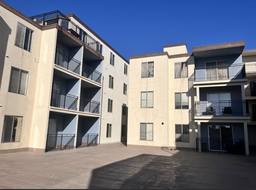
#> input picture 3/left.png, 256 x 190 px, shrunk from 1610 x 1192 before the run
$ jupyter execute proj_3b.ipynb
#> lines starting #> are read from the running program, lines starting #| are printed output that depends on the picture; after the words box and inside, x2 and y2 are one past the last pixel; in counts of white or black regions, pixels touching at a corner belong together
[cell 1]
import cv2
import numpy as np
import matplotlib.pyplot as plt
from skimage.feature import corner_harris, peak_local_max

B.1

[cell 2]
# skeleton code
def get_harris_corners(im, edge_discard=20, min_distance = 1):
    """
    This function takes a b&w image and an optional amount to discard
    on the edge (default is 5 pixels), and finds all harris corners
    in the image. Harris corners near the edge are discarded and the
    coordinates of the remaining corners are returned. A 2d array (h)
    containing the h value of every pixel is also returned.

    h is the same shape as the original image, im.
    coords is 2 x n (ys, xs).
    """

    assert edge_discard >= 20

    # find harris corners
    h = corner_harris(im, method='eps', sigma=1)
    coords = peak_local_max(h, min_distance=min_distance)

    # discard points on edge
    edge = edge_discard  # pixels
    mask = (coords[:, 0] > edge) & \
           (coords[:, 0] < im.shape[0] - edge) & \
           (coords[:, 1] > edge) & \
           (coords[:, 1] < im.shape[1] - edge)
    coords = coords[mask]
    return h, coords


def anms(coords, corner_strengths, num_points=250, c_robust=0.9):
    r = np.full(len(coords), float("inf"))
    for i in range(len(coords)):
        stronger = np.where(corner_strengths > c_robust * corner_strengths[i])[0]
        if len(stronger) > 0:
            dists = np.sqrt(np.sum((coords[i] - coords[stronger])**2, axis=1))
            r[i] = np.min(dists)
    if len(coords) > num_points:
        best_indices = np.argsort(r)[-num_points:]
    else:
        best_indices = np.arange(len(coords))

    return coords[best_indices], r[best_indices]

[cell 3]
im1_gray = cv2.imread('../left.png', cv2.IMREAD_GRAYSCALE)
#> im1_gray: shape (190, 256); min 0, max 252, mean 121.6
im1_color = cv2.imread('../left.png', cv2.IMREAD_COLOR)
#> im1_color is the input picture: shape (190, 256, 3); mean B, G, R 133, 121.6, 119
im1_color = cv2.cvtColor(im1_color, cv2.COLOR_BGR2RGB)
im1 = im1_gray.astype(float) / 255.0
h1, coords1 = get_harris_corners(im1, min_distance=20)
#> in get_harris_corners, `coords = peak_local_max(h, min_distance=min_distance)`: coords = 15 rows, first 8: [87, 199], [122, 200], [79, 78], [115, 75], [123, 162], [111, 50], [63, 128], [69, 54]
#> in get_harris_corners, `mask = (coords[:, 0] > edge) & \ (coords[:, 0] < im.shape[0] - edge) &..`: mask = [True, True, True, True, True, True, True, True, True, True, True, True, True, True, True]
#> coords1 has the same summary as coords in get_harris_corners
corner_strengths1 = h1[coords1[:, 0], coords1[:, 1]]
#> corner_strengths1 = [2.71, 2.3, 2.08, 1.98, 1.95, 1.92, 1.82, 1.77, 1.72, 1.72, 1.66, 1.42, 1.29, 1.25, 1.03]
plt.figure(figsize=(8, 8))
plt.imshow(im1_color)
plt.scatter(coords1[:, 1], coords1[:, 0], s=5, c='r')
plt.title("Harris Corners Image 1")
plt.axis('off')
plt.show()
anms_coords1, anms_r1 = anms(coords1, corner_strengths1, num_points=200)
#> in anms, `r = np.full(len(coords), float("inf"))`: r = [inf, inf, inf, inf, inf, inf, inf, inf, inf, inf, inf, inf, inf, inf, inf]
#> the loop in anms, `for i in range(len(coords)):` made 15 passes
#> (stronger, dists) on passes 1 to 6: ([0], [0]), ([0, 1, 2], [35.01, 0, 129.4]), ([0, 1, 2, 3, 4, 5], [121.3, 129.4, 0, 36.12, 94.83, 42.52]), ([0, 1, 2, 3, 4, 5, 6], [127.1, 125.2, 36.12, 0, 87.37, 25.32, 74.25]), ([0, 1, 2, 3, 4, 5, 6, 7], [51.62, 38.01, 94.83, 87.37, 0, 112.6, 68.96, 120.7]), ([0, 1, 2, 3, 4, 5, 6, 7], [150.9, 150.4, 42.52, 25.32, 112.6, 0, 91.59, 42.19])
#> stronger on passes 7 to 12: [0, 1, 2, 3, 4, 5, 6, 7, 8, 9, 10], [0, 1, 2, 3, 4, 5, 6, 7, 8, 9, 10], [0, 1, 2, 3, 4, 5, 6, 7, 8, 9, 10], [0, 1, 2, 3, 4, 5, 6, 7, 8, 9, 10], [0, 1, 2, 3, 4, 5, 6, 7, 8, 9, 10], [0, 1, 2, 3, 4, 5, 6, 7, 8, 9, 10, 11, 12]
#> after the loop in anms, `for i in range(len(coords)):`: r = [0, 0, 0, 0, 0, 0, 0, 0, 0, 0, 0, 0, 0, 0, 0]
#> in anms, `best_indices = np.arange(len(coords))`: best_indices = [0, 1, 2, 3, 4, 5, 6, 7, 8, 9, 10, 11, 12, 13, 14]
#> anms_coords1 has the same summary as coords in get_harris_corners; anms_r1 = [0, 0, 0, 0, 0, 0, 0, 0, 0, 0, 0, 0, 0, 0, 0]
plt.figure(figsize=(8, 8))
plt.imshow(im1_color)
plt.scatter(anms_coords1[:, 1], anms_coords1[:, 0], s=5, c='lime')
plt.title("ANMS Image 1")
plt.axis('off')
plt.show()


im2_gray = cv2.imread('../middle.png', cv2.IMREAD_GRAYSCALE)
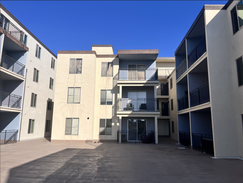
#> input picture 3/middle.png, 243 x 183 px, shrunk from 1530 x 1150 before the run
#> im2_gray: shape (183, 243); min 0, max 253, mean 115.9
im2_color = cv2.imread('../middle.png', cv2.IMREAD_COLOR)
#> im2_color is the input picture: shape (183, 243, 3); mean B, G, R 136.1, 116, 109.7
im2_color = cv2.cvtColor(im2_color, cv2.COLOR_BGR2RGB)
im2 = im2_gray.astype(float) / 255.0
h2, coords2 = get_harris_corners(im2, min_distance=20)
#> call 2 of get_harris_corners, with edge_discard = 20, min_distance = 20
#> in get_harris_corners (call 2), `h = corner_harris(im, method='eps', sigma=1)`:
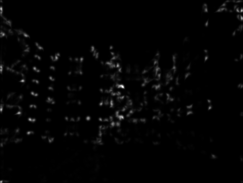
#> h: shape (183, 243) float64; min 5.91e-07, max 2.66, mean 0.0422; drawn with min black and max white
#> in get_harris_corners (call 2), `coords = peak_local_max(h, min_distance=min_distance)`: coords = 15 rows, first 8: [86, 122], [117, 122], [80, 22], [119, 30], [57, 56], [118, 88], [35, 25], [59, 81]
#> coords2 has the same summary as coords in get_harris_corners
corner_strengths2 = h2[coords2[:, 0], coords2[:, 1]]
#> corner_strengths2 = [2.66, 1.96, 1.64, 1.59, 1.47, 1.38, 1.32, 1.21, 1.11, 1.07, 0.979, 0.897, 0.558, 0.217, 0.0908]
plt.figure(figsize=(8, 8))
plt.imshow(im2_color)
plt.scatter(coords2[:, 1], coords2[:, 0], s=5, c='r')
plt.title("Harris Corners Image 2")
plt.axis('off')
plt.show()
anms_coords2, anms_r2 = anms(coords2, corner_strengths2, num_points=200)
#> the loop in anms (call 2), `for i in range(len(coords)):` made 15 passes
#> (stronger, dists) on passes 1 to 7: ([0], [0]), ([0, 1], [31, 0]), ([0, 1, 2, 3], [100.2, 106.6, 0, 39.81]), ([0, 1, 2, 3, 4], [97.74, 92.02, 39.81, 0, 67.23]), ([0, 1, 2, 3, 4, 5], [72.09, 89.2, 41.05, 67.23, 0, 68.88]), ([0, 1, 2, 3, 4, 5, 6], [46.69, 34.01, 76.16, 58.01, 68.88, 0, 104.2]), ([0, 1, 2, 3, 4, 5, 6, 7], [109.6, 127, 45.1, 84.15, 38.01, 104.2, 0, 60.93])
#> stronger on passes 9 to 14: [0, 1, 2, 3, 4, 5, 6, 7, 8, 9], [0, 1, 2, 3, 4, 5, 6, 7, 8, 9, 10], [0, 1, 2, 3, 4, 5, 6, 7, 8, 9, 10, 11], [0, 1, 2, 3, 4, 5, 6, 7, 8, 9, 10, 11], [0, 1, 2, 3, 4, 5, 6, 7, 8, 9, 10, 11, 12], [0, 1, 2, 3, 4, 5, 6, 7, 8, 9, 10, 11, 12, 13]
#> anms_coords2 has the same summary as coords in get_harris_corners; anms_r2 = [0, 0, 0, 0, 0, 0, 0, 0, 0, 0, 0, 0, 0, 0, 0]
plt.figure(figsize=(8, 8))
plt.imshow(im2_color)
plt.scatter(anms_coords2[:, 1], anms_coords2[:, 0], s=5, c='lime')
plt.title("ANMS Image 2")
plt.axis('off')
plt.show()

[cell 4]
def extract_descriptors(im, keypoints, patch_size=40, desc_size=8):
    descriptors = []
    valid_coords = []
    half_patch = patch_size // 2

    for (y, x) in keypoints:
        if (y - half_patch < 0 or y + half_patch >= im.shape[0] or
            x - half_patch < 0 or x + half_patch >= im.shape[1]):
            continue
        # 40 x 40
        patch = im[y - half_patch:y + half_patch, x - half_patch:x + half_patch]
        # 8 x 8
        small_patch = cv2.resize(patch, (desc_size, desc_size), interpolation=cv2.INTER_AREA)
        small_patch = (small_patch - small_patch.mean()) / small_patch.std()

        descriptors.append(small_patch.flatten())
        valid_coords.append([y, x])

    return np.array(descriptors), np.array(valid_coords)

descriptors1, valid_coords1 = extract_descriptors(im1_gray, anms_coords1)
#> the loop in extract_descriptors, `for (y, x) in keypoints:` made 15 passes
#> (y, x) on passes 1 to 12: (87, 199), (122, 200), (79, 78), (115, 75), (123, 162), (111, 50), (63, 128), (69, 54), (124, 107), (65, 193), (33, 78), (62, 153)
#> after the loop in extract_descriptors, `for (y, x) in keypoints:`:
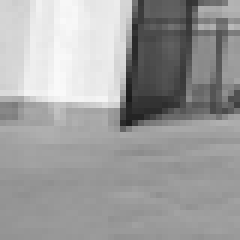
#> patch: shape (40, 40) (shown 6 times larger); min 26, max 249, mean 158.4
#> after the loop in extract_descriptors, `for (y, x) in keypoints:`: descriptors = 15 items; valid_coords = [[87, 199], [122, 200], [79, 78], [115, 75], [123, 162], [111, 50], [63, 128], [69, 54], [124, 107], [65, 193], [33, 78], [62, 153], [147, 76], [22, 45], [151, 45]]
#> valid_coords1 = 15 rows, first 8: [87, 199], [122, 200], [79, 78], [115, 75], [123, 162], [111, 50], [63, 128], [69, 54]


n_show = 8
fig, axs = plt.subplots(1, n_show, figsize=(10, 3))
for i in range(n_show):
    axs[i].imshow(descriptors1[i].reshape(8, 8), cmap='gray')
    axs[i].set_title(f"Window {i+1}")
    axs[i].axis('off')
plt.suptitle("8x8 Normalized Descriptors")
plt.show()
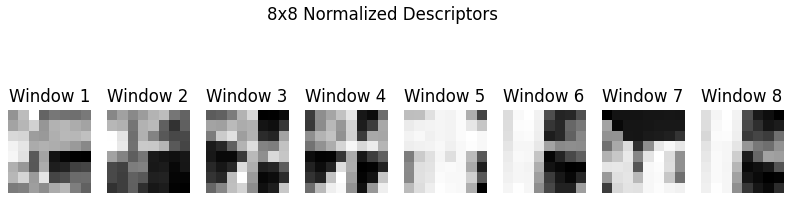
#> figure drawn by matplotlib, 8 panels

B.2

[cell 5]
def dist2(x, c):
    """
    dist2  Calculates squared distance between two sets of points.

    Description
    D = DIST2(X, C) takes two matrices of vectors and calculates the
    squared Euclidean distance between them.  Both matrices must be of
    the same column dimension.  If X has M rows and N columns, and C has
    L rows and N columns, then the result has M rows and L columns.  The
    I, Jth entry is the  squared distance from the Ith row of X to the
    Jth row of C.

    Adapted from code by Christopher M Bishop and Ian T Nabney.
    """

    ndata, dimx = x.shape
    ncenters, dimc = c.shape
    assert dimx == dimc, 'Data dimension does not match dimension of centers'

    return (np.ones((ncenters, 1)) * np.sum((x**2).T, axis=0)).T + \
            np.ones((   ndata, 1)) * np.sum((c**2).T, axis=0)    - \
            2 * np.inner(x, c)


def match_features_euclidean(descriptors1, descriptors2, thresh=0.75):
    matches = []
    dists = dist2(descriptors1, descriptors2)

    for i in range(dists.shape[0]):
        nn_idx = np.argsort(dists[i])[:2]
        d1, d2 = dists[i, nn_idx[0]], dists[i, nn_idx[1]]

        if d1 < (thresh ** 2) * d2:
            matches.append((i, nn_idx[0]))

    return matches

[cell 6]
descriptors2, valid_coords2 = extract_descriptors(im2, anms_coords2)
#> call 2 of extract_descriptors, with keypoints = array of shape (15, 2), patch_size = 40, desc_size = 8
#> the loop in extract_descriptors (call 2), `for (y, x) in keypoints:` made 15 passes
#> (y, x) on passes 1 to 12: (86, 122), (117, 122), (80, 22), (119, 30), (57, 56), (118, 88), (35, 25), (59, 81), (58, 206), (108, 209), (86, 158), (113, 188)
#> after the loop in extract_descriptors (call 2), `for (y, x) in keypoints:`:
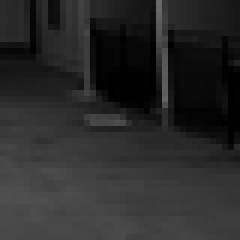
#> patch: shape (40, 40) float64 (shown 6 times larger); min 0, max 0.412, mean 0.163
#> after the loop in extract_descriptors (call 2), `for (y, x) in keypoints:`: valid_coords = [[86, 122], [117, 122], [80, 22], [119, 30], [57, 56], [118, 88], [35, 25], [59, 81], [58, 206], [108, 209], [86, 158], [113, 188], [156, 213], [143, 156], [148, 184]]
#> valid_coords2 has the same summary as coords in get_harris_corners
matches = match_features_euclidean(descriptors1, descriptors2, thresh=0.75)
#> the loop in match_features_euclidean, `for i in range(dists.shape[0]):` made 15 passes
#> (nn_idx, d1, d2) on passes 1 to 12: ([0, 1], 13.78, 48.71), ([1, 0], 4.84, 58.49), ([2, 5], 97.31, 98.76), ([5, 1], 100.7, 100.8), ([5, 3], 7.5, 59.1), ([1, 0], 49.37, 54.97), ([4, 7], 4.74, 35.93), ([1, 0], 53.61, 66.67), ([3, 5], 10.07, 64.2), ([14, 13], 36.59, 78.54), ([2, 6], 63.17, 80.1), ([7, 4], 5.47, 37.42)
#> after the loop in match_features_euclidean, `for i in range(dists.shape[0]):`: matches = [(0, 0), (1, 1), (4, 5), (6, 4), (8, 3), (9, 14), (11, 7)]

def plot_correspondences(img1, img2, coords1, coords2, matches):
    h1, w1 = img1.shape[:2]
    h2, w2 = img2.shape[:2]

    if img1.ndim == 2:
        img1 = cv2.cvtColor(img1, cv2.COLOR_GRAY2BGR)
    if img2.ndim == 2:
        img2 = cv2.cvtColor(img2, cv2.COLOR_GRAY2BGR)

    canvas = np.zeros((max(h1, h2), w1 + w2, 3), dtype=np.uint8)
    canvas[:h1, :w1] = img1
    canvas[:h2, w1:w1 + w2] = img2

    plt.figure(figsize=(12, 6))
    plt.imshow(canvas)

    for i1, i2 in matches:
        y1, x1 = coords1[i1]
        y2, x2 = coords2[i2]
        plt.plot([x1, x2 + w1], [y1, y2], 'w-')
        plt.plot(x1, y1, 'bo', markersize=3)
        plt.plot(x2 + w1, y2, 'go', markersize=3)

    plt.axis('off')
    plt.tight_layout()
    plt.show()

plot_correspondences(im1_color, im2_color, anms_coords1, anms_coords2, matches)
#> in plot_correspondences, `canvas[:h2, w1:w1 + w2] = img2`:
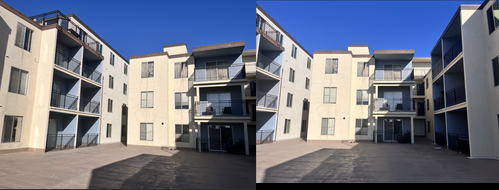
#> canvas: shape (190, 499, 3); mean R, G, B 112.5, 116.8, 132
#> the loop in plot_correspondences, `for i1, i2 in matches:` made 7 passes
#> (i1, i2, y1, x1, y2, x2) on passes 1 to 7: (0, 0, 87, 199, 86, 122), (1, 1, 122, 200, 117, 122), (4, 5, 123, 162, 118, 88), (6, 4, 63, 128, 57, 56), (8, 3, 124, 107, 119, 30), (9, 14, 65, 193, 148, 184), (11, 7, 62, 153, 59, 81)
#> in plot_correspondences, `plt.show()`:
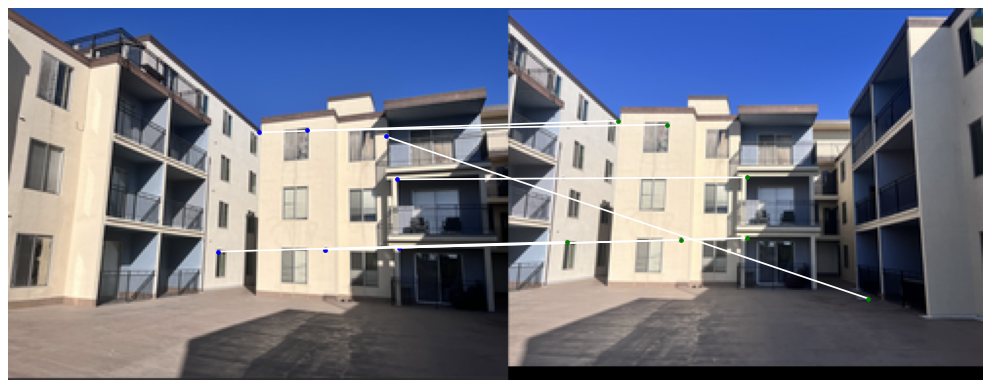
#> figure drawn by matplotlib, 1 panel

[cell 7]
def computeH(im1_pts, im2_pts):
    system = []
    for i in range(im1_pts.shape[0]):
        x, y = im1_pts[i]
        x_prime, y_prime = im2_pts[i]
        # y, x = im1_pts[i]
        # y_prime, x_prime = im2_pts[i]

        system.append([-x, -y, -1, 0, 0, 0, x * x_prime, y * x_prime, x_prime])
        system.append([0, 0, 0, -x, -y, -1, x * y_prime, y * y_prime, y_prime])

    system = np.array(system)


    _, _, out = np.linalg.svd(system)
    h = out[-1, :]
    H = h.reshape((3, 3))

    #9th entry must be 1
    H = H / H[2, 2]
    return H

[cell 8]
def ransac_homography(matches, coords1, coords2, epsilon=5.0):
    max_inliers = []

    pts1 = np.array([coords1[i] for i, _ in matches])
    pts2 = np.array([coords2[j] for _, j in matches])
    pts1 = pts1[:, ::-1]
    pts2 = pts2[:, ::-1]

    for i in range(2000):
        idx = np.random.choice(len(matches), 4, replace=False)
        p1_sample = pts1[idx]
        p2_sample = pts2[idx]

        H = computeH(p1_sample, p2_sample)

        p1_h = np.hstack([pts1, np.ones((len(pts1), 1))])
        p2_proj = (H @ p1_h.T).T
        p2_proj = p2_proj / p2_proj[:, 2][:, None]
        dists = np.linalg.norm(p2_proj[:, :2] - pts2, axis=1)

        inliers = np.where(dists < epsilon)[0]

        if len(inliers) > len(max_inliers):
            max_inliers = inliers
            best_H = H

    best_H = computeH(pts1[max_inliers], pts2[max_inliers])
    return best_H, max_inliers

[cell 9]
def warpImageBilinear(im, H, output_shape=None):
    H_inv = np.linalg.inv(H)
    h_out, w_out = output_shape if output_shape else im.shape[:2]
    if im.ndim == 3:
        channels = im.shape[2]
    else:
        channels = 1
    warped = np.zeros((h_out, w_out, channels), dtype=im.dtype)

    for y_out in range(h_out):
        for x_out in range(w_out):
            out = np.array([x_out, y_out, 1])
            in_c = H_inv @ out
            in_c /= in_c[2]

            x_in, y_in = in_c[0], in_c[1]

            if 0 <= x_in < im.shape[1] - 1 and 0 <= y_in < im.shape[0] - 1:
                x0, y0 = int(np.floor(x_in)), int(np.floor(y_in))
                x1, y1 = x0 + 1, y0 + 1
                dx, dy = x_in - x0, y_in - y0

                if channels > 1:
                    top = (1 - dx) * im[y0, x0] + dx * im[y0, x1]
                    bottom = (1 - dx) * im[y1, x0] + dx * im[y1, x1]
                else:
                    top = (1 - dx) * im[y0, x0] + dx * im[y0, x1]
                    bottom = (1 - dx) * im[y1, x0] + dx * im[y1, x1]

                interped = (1 - dy) * top + dy * bottom
                warped[y_out, x_out] = interped

    return warped.squeeze()


def warp(im, H, output_shape, offset):
    H_offset = np.array([[1, 0, -offset[0]],
                         [0, 1, -offset[1]],
                         [0, 0, 1]]) @ H

    return warpImageBilinear(im, H_offset, output_shape)


def create_alpha_mask(shape):
    h, w = shape[:2]
    y_vals = np.arange(0, h)
    x_vals = np.arange(0, w)
    y, x = np.meshgrid(y_vals, x_vals, indexing='ij')
    cx, cy = w / 2, h / 2

    dist = np.sqrt((x - cx)**2 + (y - cy)**2)
    max_dist = np.sqrt((cx)**2 + (cy)**2)

    alpha = 1 - (dist / max_dist)
    alpha = np.clip(alpha, 0, 1)
    return alpha


def blend_images(im1, im2, H):
    h1, w1 = im1.shape[:2]
    h2, w2 = im2.shape[:2]

    corners1 = np.array([[0, 0], [w1, 0], [w1, h1], [0, h1]])
    corners1 = np.hstack([corners1, np.ones((4, 1))])
    warped1 = (H @ corners1.T).T
    warped1 = warped1 / warped1[:, [2]]
    corners2 = np.array([[0, 0], [w2, 0], [w2, h2], [0, h2]])

    x_values = np.hstack([warped1[:, 0], corners2[:, 0]])
    y_values = np.hstack([warped1[:, 1], corners2[:, 1]])

    min_x = int(np.floor(x_values.min()))
    max_x = int(np.ceil(x_values.max()))
    min_y = int(np.floor(y_values.min()))
    max_y = int(np.ceil(y_values.max()))
    width = max_x - min_x
    height = max_y - min_y
    offset = (min_x, min_y)

    warped_im1 = warp(im1, H, (height, width), offset)
    alpha1 = create_alpha_mask(im1.shape)
    alpha1 = warp(np.expand_dims(alpha1, axis=2), H, (height, width), offset)
    if alpha1.ndim == 2:
        alpha1 = np.expand_dims(alpha1, axis=2)

    valid_mask1 = np.any(warped_im1 > 0, axis=2, keepdims=True).astype(np.float32)
    alpha1 *= valid_mask1


    canvas_im2 = np.zeros_like(warped_im1)
    alpha2 = create_alpha_mask(im2.shape)

    x_off, y_off = -min_x, -min_y
    canvas_im2[y_off:y_off + im2.shape[0], x_off:x_off + im2.shape[1]] = im2
    canvas_alpha2 = np.zeros((height, width, 1))
    canvas_alpha2[y_off:y_off + im2.shape[0], x_off:x_off + im2.shape[1], 0] = alpha2
    valid_mask2 = np.any(canvas_im2 > 0, axis=2, keepdims=True).astype(np.float32)
    canvas_alpha2 *= valid_mask2

    if alpha1.ndim == 2:
        alpha1 = np.expand_dims(alpha1, axis=2)
    if canvas_alpha2.ndim == 2:
        canvas_alpha2 = np.expand_dims(canvas_alpha2, axis=2)
    weighted_sum = warped_im1 * alpha1 + canvas_im2 * canvas_alpha2
    alpha_sum = alpha1 + canvas_alpha2 + 1e-6

    blended = weighted_sum / alpha_sum
    blended = np.clip(blended, 0, 255).astype(np.uint8)

    return blended

[cell 10]
H, inliers = ransac_homography(matches, valid_coords1, valid_coords2)
#> in ransac_homography, `pts1 = np.array([coords1[i] for i, _ in matches])`: pts1 = [[87, 199], [122, 200], [123, 162], [63, 128], [124, 107], [65, 193], [62, 153]]
#> in ransac_homography, `pts2 = np.array([coords2[j] for _, j in matches])`: pts2 = [[86, 122], [117, 122], [118, 88], [57, 56], [119, 30], [148, 184], [59, 81]]
#> in ransac_homography, `pts1 = pts1[:, ::-1]`: pts1 = [[199, 87], [200, 122], [162, 123], [128, 63], [107, 124], [193, 65], [153, 62]]
#> in ransac_homography, `pts2 = pts2[:, ::-1]`: pts2 = [[122, 86], [122, 117], [88, 118], [56, 57], [30, 119], [184, 148], [81, 59]]
#> the loop in ransac_homography, `for i in range(2000):` made 2000 passes
#> (idx, p1_sample, p2_sample, dists, max_inliers) on pass 1: ([6, 2, 1, 3], [[153, 62], [162, 123], [200, 122], [128, 63]], [[81, 59], [88, 118], [122, 117], [56, 57]], [1.07, 7.87e-12, 3.78e-12, 1.68e-12, 1.64, 106.6, 6.18e-12], [0, 1, 2, 3, 4, 6])
#> (idx, p1_sample, p2_sample, dists, inliers) on passes 2, 3, 5: ([1, 0, 6, 3], [[200, 122], [199, 87], [153, 62], [128, 63]], [[122, 117], [122, 86], [81, 59], [56, 57]], [7.9e-12, 1.1e-11, 1.3, 1.09e-12, 3.57, 105.6, 1.39e-12], [0, 1, 2, 3, 4, 6]), ([6, 3, 5, 1], [[153, 62], [128, 63], [193, 65], [200, 122]], [[81, 59], [56, 57], [184, 148], [122, 117]], [34.38, 3.77e-11, 30.19, 5.6e-11, 83.01, 5.68e-10, 1.09e-10], [1, 3, 5, 6]), ([2, 5, 6, 3], [[162, 123], [193, 65], [153, 62], [128, 63]], [[88, 118], [184, 148], [81, 59], [56, 57]], [45.44, 28.89, 6.68e-13, 6.7e-12, 51.47, 7.54e-11, 1.02e-11], [2, 3, 5, 6])
#> in ransac_homography, `best_H = computeH(pts1[max_inliers], pts2[max_inliers])`: best_H = [[1.54, -0.0556, -120.3], [0.299, 1.31, -45.75], [0.00251, -0.000177, 1]]
#> H has the same summary as best_H in ransac_homography; inliers = [0, 1, 2, 3, 4, 6]
pts = np.hstack([valid_coords1[:, ::-1], np.ones((len(valid_coords1), 1))])
#> pts = 15 rows, first 8: [199, 87, 1], [200, 122, 1], [78, 79, 1], [75, 115, 1], [162, 123, 1], [50, 111, 1], [128, 63, 1], [54, 69, 1]
proj = (H @ pts.T).T
#> proj = 15 rows, first 8: [181, 127.4, 1.48], [180.5, 173.4, 1.48], [-4.73, 80.79, 1.18], [-11.35, 126.9, 1.17], [122, 163.4, 1.38], [-49.58, 114.2, 1.11], [73.08, 74.83, 1.31], [-41.09, 60.55, 1.12]
proj = proj / proj[:, 2][:, None]
#> proj = 15 rows, first 8: [121.9, 85.85, 1], [121.9, 117.2, 1], [-4, 68.36, 1], [-9.71, 108.7, 1], [88.12, 118, 1], [-44.83, 103.3, 1], [55.77, 57.11, 1], [-36.58, 53.9, 1]


mosaic = blend_images(im1_color, im2_color, H)
#> in blend_images, `warped1 = (H @ corners1.T).T`: warped1 = [[-120.3, -45.75, 1], [273.5, 30.78, 1.64], [262.9, 279, 1.61], [-130.9, 202.5, 0.966]]
#> in blend_images, `warped1 = warped1 / warped1[:, [2]]`: warped1 = [[-120.3, -45.75, 1], [166.5, 18.73, 1], [163.4, 173.4, 1], [-135.5, 209.6, 1]]
#> in blend_images, `x_values = np.hstack([warped1[:, 0], corners2[:, 0]])`: x_values = [-120.3, 166.5, 163.4, -135.5, 0, 243, 243, 0]
#> in blend_images, `y_values = np.hstack([warped1[:, 1], corners2[:, 1]])`: y_values = [-45.75, 18.73, 173.4, 209.6, 0, 0, 183, 183]
#> in blend_images, `min_x = int(np.floor(x_values.min()))`: min_x = -136
#> in blend_images, `max_x = int(np.ceil(x_values.max()))`: max_x = 243
#> in blend_images, `min_y = int(np.floor(y_values.min()))`: min_y = -46
#> in blend_images, `max_y = int(np.ceil(y_values.max()))`: max_y = 210
#> in blend_images, `width = max_x - min_x`: width = 379
#> in blend_images, `height = max_y - min_y`: height = 256
#> in blend_images, `offset = (min_x, min_y)`: offset = (-136, -46)
#> in warp, `H_offset = np.array([[1, 0, -offset[0]], [0, 1, -offset[1]], [0, 0, 1]..`: H_offset = [[1.88, -0.0798, 15.68], [0.414, 1.3, 0.251], [0.00251, -0.000177, 1]]
#> in warpImageBilinear, `H_inv = np.linalg.inv(H)`: H_inv = [[0.536, 0.0318, -8.42], [-0.171, 0.76, 2.49], [-0.00138, 5.5e-05, 1.02]]
#> call 2 of warpImageBilinear, with H = array of shape (3, 3), output_shape = (256, 379)
#> after the loop in warpImageBilinear (call 2), `for y_out in range(h_out):`:
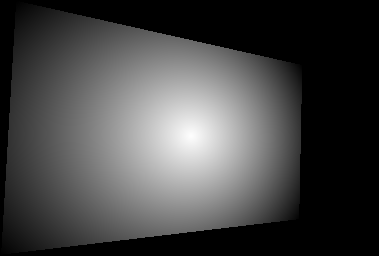
#> warped: shape (256, 379, 1) float64; min 0, max 0.996, mean 0.273
#> in blend_images, `valid_mask1 = np.any(warped_im1 > 0, axis=2, keepdims=True).astype(np...`:
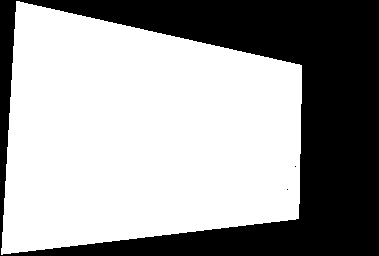
#> valid_mask1: shape (256, 379, 1) float32; values 0 (black) and 1 (white), 61.5% white; 3 black regions (2 under 20 px), largest, box (x1, y1, x2, y2) and area: (0, 0, 379, 256) 37307
#> in blend_images, `alpha1 *= valid_mask1`: alpha1: shape (256, 379, 1) float64; under 0.01% of pixels changed, all inside (x1, y1, x2, y2) = (287, 166, 296, 190)
#> in blend_images, `x_off, y_off = -min_x, -min_y`: x_off = 136; y_off = 46
#> in blend_images, `valid_mask2 = np.any(canvas_im2 > 0, axis=2, keepdims=True).astype(np...`: valid_mask2: shape (256, 379, 1) float32; values 0 (black) and 1 (white), 45.8% white; 1 white region, box (x1, y1, x2, y2) and area: (136, 46, 379, 229) 44462
#> in blend_images, `canvas_alpha2 *= valid_mask2`: canvas_alpha2: shape (256, 379, 1) float64; min 0, max 0.995, mean 0.211
#> in blend_images, `blended = weighted_sum / alpha_sum`:
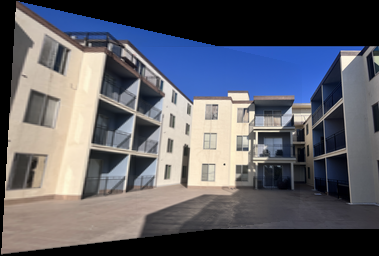
#> blended: shape (256, 379, 3) float64; mean R, G, B 94.6, 95.4, 103.2
plt.figure(figsize=(12, 8))
plt.imshow(mosaic)
plt.axis('off')
plt.title("Mosaic using RANSAC Homography")
plt.show()
